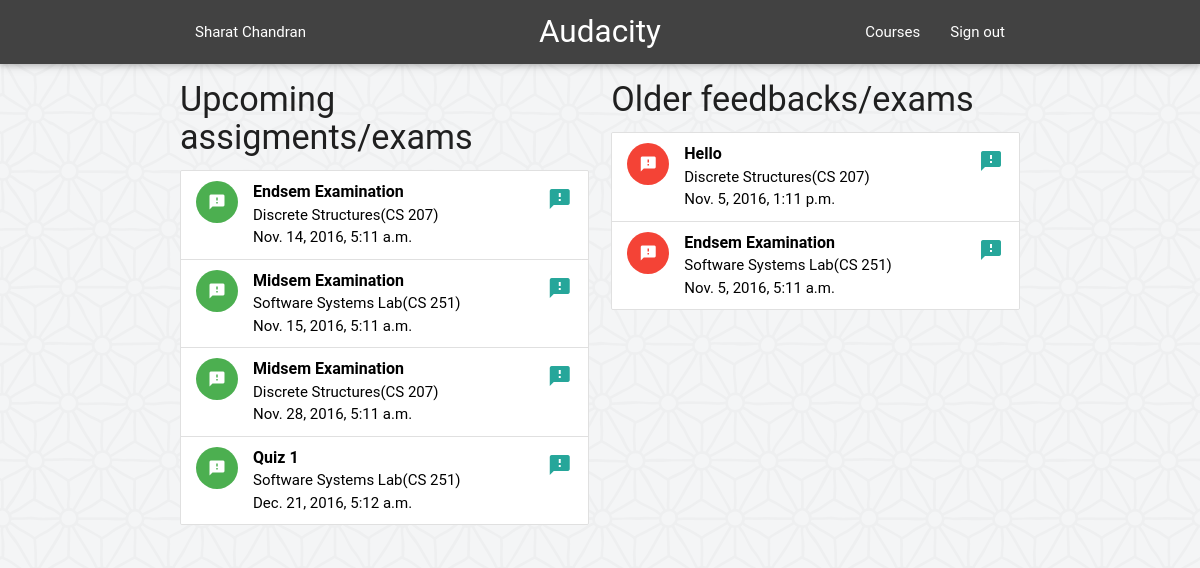
The app's page /feeder/feedbacks/ (signed in) with its own data.
### feeder/models.py (models this page shows, shortened)
class Feedback(models.Model):
	fb_name = models.CharField(max_length=100, verbose_name='Feedback Name')
	pub_date = models.DateTimeField('date published')
	deadline = models.DateTimeField('deadline',null=False, blank=False)
	course = models.ForeignKey(Course, on_delete=models.CASCADE)
	class Meta:
		verbose_name = "Feedback"
		verbose_name_plural = "Feedbacks"

class Course(models.Model):
	SPRING = 'SP'
	AUTUMN = 'AU'
	SUMMER = 'SU'
	SEMESTERS = (
		(SPRING, 'Spring'),
		(AUTUMN, 'Autumn'),
		(SUMMER, 'Summer'),
		)
	course_code = models.CharField(max_length=6, unique=True)
	course_name = models.CharField(max_length=40, blank=False)
	semester = models.CharField(
		max_length=2,
		choices=SEMESTERS,
		)
	def __str__(self):
		return self.course_name + '(' + self.course_code + ')'

### feeder/views.py (the view)
@login_required(login_url='/feeder/login')
def AllFeedbacks(request):
	feedbacks = Feedback.objects.filter(deadline__gt=timezone.now()).order_by('deadline')
	old_feedbacks = Feedback.objects.filter(deadline__lt=timezone.now()).order_by('deadline').reverse()
	context = {
		'feedbacks' : feedbacks,
		'old_feedbacks' : old_feedbacks,
	}
	return render(request, 'feeder/feedbacks.html', context)

### feeder/templates/feeder/feedbacks.html
{% extends "feeder/base_site.html" %}
{% load static %}
{% block content %}
	<div class="row">
	<div class="col s6">
	<h4> Upcoming assigments/exams </h4>
	{% if feedbacks %}
	<ul class="collection">
		{% for feedback in feedbacks %}
			<a href="{% url 'feeder:feedback' feedback.id %}" class="black-text">
			<li class="collection-item avatar">
		      <i class="material-icons circle green">feedback</i>
		      <span class="title"><b>{{ feedback.fb_name }}</b></span>
		      <p>{{ feedback.course }} <br>
		         {{ feedback.deadline }}
 		      </p>
		      <a href="#!" class="secondary-content"><i class="material-icons">feedback</i></a>
		    </li>
		    </a>
		{% endfor %}
	</ul>
	{% else %}
	<div class="card">
		<div class="card-content center">
			<h5> No upcoming feedbacks present. Add an feedback to view it. </h5>
		</div>
	</div>
	{% endif %}
	</div>
	<div class="col s6">
	<h4> Older feedbacks/exams </h4>
	{% if old_feedbacks %}
	<ul class="collection">
		{% for feedback in old_feedbacks %}
			<a href="{% url 'feeder:feedback' feedback.id %}" class="black-text">
			<li class="collection-item avatar">
		      <i class="material-icons circle red">feedback</i>
		      <span class="title"><b>{{ feedback.fb_name }}</b></span>
		      <p>{{ feedback.course }} <br>
		         {{ feedback.deadline }}
 		      </p>
		      <a href="#!" class="secondary-content"><i class="material-icons">feedback</i></a>
		    </li>
		    </a>
		{% endfor %}
	</ul>
	{% else %}
	<div class="card">
		<div class="card-content center">
			<h5> No upcoming feedbacks present. Add an feedback to view it. </h5>
		</div>
	</div>
	{% endif %}
	</div>
	</div>
{% endblock %}
{% block navbar %}
    <li><a href="courses">Courses</a></li>
    <li><a onclick="signOut();" href="{% url 'feeder:logout' %}">Sign out</a></li>
{% endblock %}
{% block name %}
    {{ user.get_full_name }}
{% endblock %}

### records on screen
Feedback: fb_name "Endsem Examination", course "Discrete Structures(CS 207)", deadline "Nov. 14, 2016, 5:11 a.m."
Feedback: fb_name "Midsem Examination", course "Software Systems Lab(CS 251)", deadline "Nov. 15, 2016, 5:11 a.m."
Feedback: fb_name "Midsem Examination", course "Discrete Structures(CS 207)", deadline "Nov. 28, 2016, 5:11 a.m."
Feedback: fb_name "Quiz 1", course "Software Systems Lab(CS 251)", deadline "Dec. 21, 2016, 5:12 a.m."
Feedback: fb_name "Hello", course "Discrete Structures(CS 207)", deadline "Nov. 5, 2016, 1:11 p.m."
Feedback: fb_name "Endsem Examination", course "Software Systems Lab(CS 251)", deadline "Nov. 5, 2016, 5:11 a.m."

### other values on screen
{{ user.get_full_name }} "Sharat Chandran"
